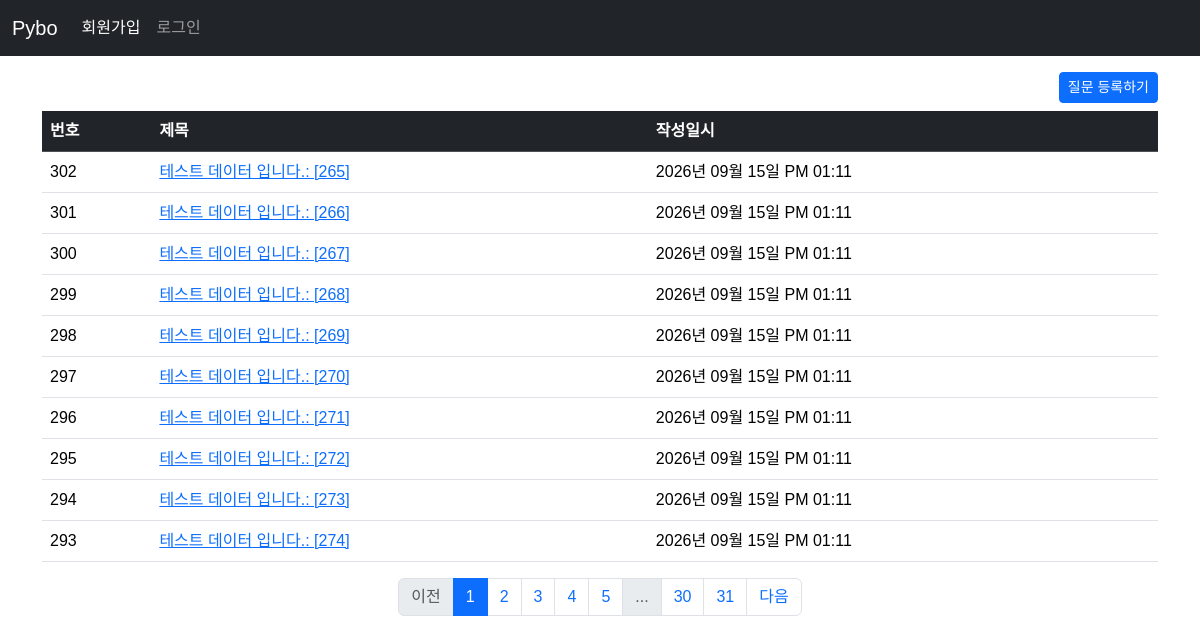
The page /question/list on the database its author committed.
### pybo/models.py (models this page shows)
class Question(db.Model):
    id = db.Column(db.Integer, primary_key=True)
    subject = db.Column(db.String(200), nullable=False)
    content = db.Column(db.Text, nullable=False)
    create_date = db.Column(db.DateTime, nullable=False)

### pybo/views/question_views.py (the view)
@bp.route('/list')
def _list():
    page = request.args.get('page', default=1, type=int)    # url parameter ?page=1
    question_list = Question.query.order_by(Question.create_date.desc())
    question_list = question_list.paginate(page=page, per_page=10)  # 페이징 구현
    return render_template('question/question_list.html', question_list=question_list)

### pybo/filter.py (called while the page is built)
def format_datetime(value, fmt:str='%Y년 %m월 %d일 %p %I:%M'):
    return value.strftime(fmt)

### pybo/templates/question/question_list.html (shortened to what this page needs)
{% extends 'base.html' %}
{% block content %}
<div class="container my-3">
    <div class="text-end">
    <a href="{{ url_for('question.create') }}" class="btn btn-primary btn-sm mb-2">질문 등록하기</a>
    </div>
    <table class="table table-hover">
        <thead>
        <tr class="table-dark">
            <th>번호</th>
            <th>제목</th>
            <th>작성일시</th>
        </tr>
        </thead>
        <tbody>
        {% if question_list %}
        {% for question in question_list.items %}
        <tr>
            <td>{{ question_list.total - ((question_list.page - 1) * question_list.per_page) - loop.index0 }}</td>
            <td>
                <a href="{{ url_for('question.detail', question_id=question.id) }}">{{question.subject}}</a>
            </td>
            <td>{{ question.create_date | datetime }}</td>
        </tr>
        {% endfor %}
        {% else %}
        <tr>
            <td colspan="3">질문이 없습니다.</td>
        </tr>
        {% endif %}
        </tbody>
    </table>
    <nav aria-label="...">
        <ul class="pagination justify-content-center">
            {% if question_list.has_prev %}
            <li class="page-item"><a href="?page={{ question_list.prev_num }}" class="page-link">이전</a></li>
            {% else %}
            <li class="page-item disabled">
                <a href="javascript:void(0)" class="page-link" aria-disabled="true">이전</a></li>
            {% endif %}
            {% for page_num in question_list.iter_pages() %}
            {% if page_num %}
            {% if page_num != question_list.page %}
            <li class="page-item"><a class="page-link" href="?page={{ page_num }}">{{ page_num }}</a></li>
            {% else %}
            <li class="page-item active">
                <a class="page-link" href="javascript:void(0)" aria-current="page">{{ page_num }}</a>
            </li>
            {% endif %}
            {% else %}
            <li class="page-item disabled"><a class="page-link" href="javascript:void(0)">...</a></li>
            {% endif %}
            {% endfor %}
            {% if question_list.has_next %}
            <li class="page-item"><a class="page-link" href="?page={{ question_list.next_num }}">다음</a></li>
            {% else %}
            <li class="page-item disabled">
                <a class="page-link" href="javascript:void(0)" aria-disabled="true">다음</a></li>
            {% endif %}
        </ul>
    </nav>
</div>
{% endblock %}

### pybo/templates/base.html (shortened to what this page needs)
<!DOCTYPE html>
<html lang="ko">
<head>
    <link rel="stylesheet" href="https://cdn.jsdelivr.net/npm/bootstrap@5.3.8/dist/css/bootstrap.min.css">
    <link rel="stylesheet" href="{{ url_for('static', filename='style.css') }}">
</head>
<body>
    {% include 'navbar.html' %}
    {% block content %}
    {% endblock %}
</body>
</html>

### pybo/templates/navbar.html (shortened to what this page needs)
<nav class="navbar bg-dark navbar-expand-sm" data-bs-theme="dark">
    <div class="container-fluid">
        <a class="navbar-brand" href="{{ url_for('main.index') }}">Pybo</a>
        <div class="collapse navbar-collapse" id="navbarNav">
            <ul class="navbar-nav">
                <li class="nav-item">
                    <a class="nav-link active" aria-current="page" href="{{ url_for('auth.signup') }}">회원가입</a>
                </li>
                <li class="nav-item">
                    <a class="nav-link" href="#">로그인</a>
                </li>
            </ul>
        </div>
    </div>
</nav>

### pybo/static/style.css (style rules this page uses)
body { font-family: "Noto Sans KR", sans-serif; font-weight: 400; }

### rows shown on the page
Question: total "302", subject "테스트 데이터 입니다.: [265]", create_date "2026년 09월 15일 PM 01:11"
Question: total "301", subject "테스트 데이터 입니다.: [266]", create_date "2026년 09월 15일 PM 01:11"
Question: total "300", subject "테스트 데이터 입니다.: [267]", create_date "2026년 09월 15일 PM 01:11"
Question: total "299", subject "테스트 데이터 입니다.: [268]", create_date "2026년 09월 15일 PM 01:11"
Question: total "298", subject "테스트 데이터 입니다.: [269]", create_date "2026년 09월 15일 PM 01:11"
Question: total "297", subject "테스트 데이터 입니다.: [270]", create_date "2026년 09월 15일 PM 01:11"
Question: total "296", subject "테스트 데이터 입니다.: [271]", create_date "2026년 09월 15일 PM 01:11"
Question: total "295", subject "테스트 데이터 입니다.: [272]", create_date "2026년 09월 15일 PM 01:11"
Question: total "294", subject "테스트 데이터 입니다.: [273]", create_date "2026년 09월 15일 PM 01:11"
Question: total "293", subject "테스트 데이터 입니다.: [274]", create_date "2026년 09월 15일 PM 01:11"

### other values the page prints
{{ page_num }} "1"
{{ page_num }} "2" "3" "4" "5" "30" "31"
